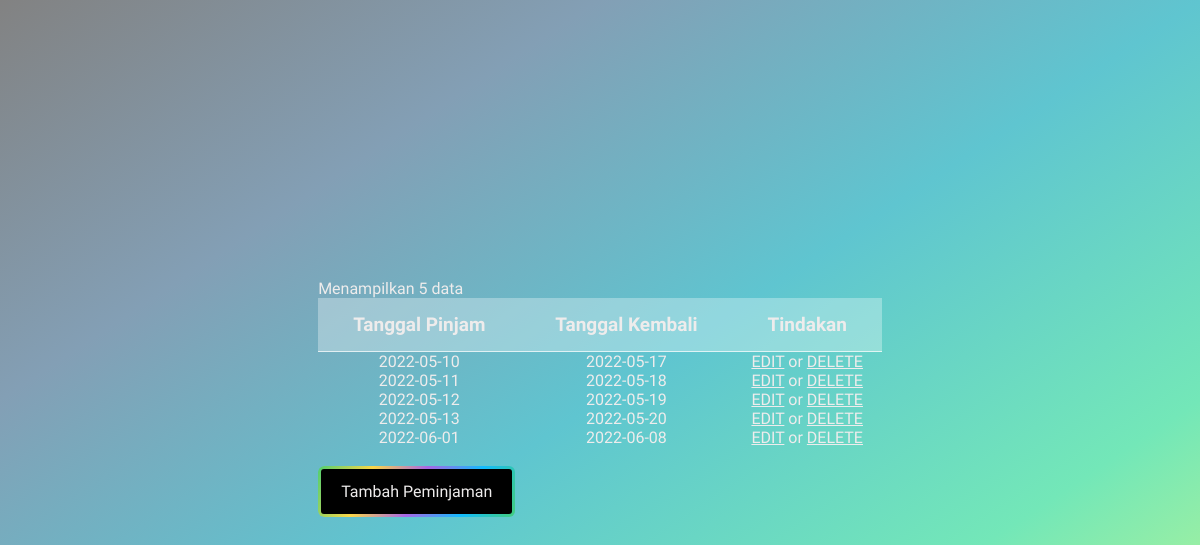
The app's page /Peminjaman.php with its own data.
### tables this page shows
CREATE TABLE `peminjaman` (
  `id_peminjaman` int(11) NOT NULL,
  `tgl_pinjam` date NOT NULL,
  `tgl_kembali` date NOT NULL
);

### Koneksi.php (called while the page is built)
<?php
function connect()
{
    try {
        $pdo_connect = new PDO(
            'mysql:host=localhost;dbname=prak501',
            'root',
            '',
            array(PDO::ATTR_ERRMODE, PDO::ERRMODE_EXCEPTION, PDO::ATTR_PERSISTENT => true)
        );
    } catch (PDOException $exc) {
        print "Error on PDO/Koneksi.php" . $exc->getMessage() . "<br/>";
        die();
    }
    return $pdo_connect;
}

### Model.php (the view, shortened to what this page needs)
<?php
require("./Koneksi.php");
function showData($tabel){
    $statement = connect()->prepare("SELECT * FROM $tabel");
    $statement->execute();
    $returns = $statement->fetchAll();
    if (!empty($returns)) {
        if ($tabel == "buku") {
            foreach ($returns as $row) {
                echo "<tr>";
                echo "<td>" . $row['judul_buku'] . "</td>";
                echo "<td>" . $row['penulis'] . "</td>";
                echo "<td>" . $row['penerbit'] . "</td>";
                echo "<td>" . $row["tahun_terbit"] . "</td>";
                echo "<td>";
                echo "<a href='FormBuku.php?id_buku=" . $row['id_buku'] . "' color=\"green\">EDIT</a>";
                echo " or ";
                echo "<a href='Buku.php?id_buku=" . $row['id_buku'] . "' onclick=\"return confirm('Are you sure to delete this data?')\" color=\"red\">DELETE</a>";
                echo "</td>";
                echo "</tr>";
            }
            echo "Menampilkan ".count($returns)." data";
        }
        elseif ($tabel == "peminjaman") {
            foreach ($returns as $row) {
                echo "<tr>";
                echo "<td>" . $row["tgl_pinjam"] . "</td>";
                echo "<td>" . $row["tgl_kembali"] . "</td>";
                echo "<td>";
                echo "<a href='FormPeminjaman.php?id_peminjaman=" . $row['id_peminjaman'] . "' color=\"green\">EDIT</a>";
                echo " or ";
                echo "<a href='Peminjaman.php?id_peminjaman=" . $row['id_peminjaman'] . "' onclick=\"return confirm('Are you sure to delete this data?')\" color=\"red\">DELETE</a>";
                echo "</td>";
                echo "</tr>";
            }
        }
    }
}

### Peminjaman.php (shortened to what this page needs)
<?php
require('./Model.php');
?>
<!DOCTYPE html>
<html lang="en">
<head>
</head>
<body>
<div class="table-section">
    <table id="table">
        <tr class="header-row">
            <th class="header-item items">Tanggal Pinjam</th>
            <th class="header-item items">Tanggal Kembali</th>
            <th class="header-item items">Tindakan</th>
        </tr>
        <?= showData("peminjaman") ?>
    </table>
    <br><a href="FormPeminjaman.php" class="button"><span>Tambah Peminjaman</span></a>
</div>
</body>
</html>

### Peminjaman.php (style rules this page uses)
.button { display: inline-block; text-decoration: none; color: #fff; padding: 3px; border-radius: 6px; position: relative; overflow: hidden; }
.button::before { content: ""; position: absolute; top: 0; left: 0; width: 200%; height: 100%; background: linear-gradient(115deg, #4fcf70, #fad648, #a767e5, #12bcfe, #44ce7b); background-size: 50% 100%; border-radius: inherit; }
.button span { display: block; background-color: #000; padding: 13px 20px; border-radius: 3px; position: relative; z-index: 2; }
* { padding: 0; margin: 0; box-sizing: border-box; font-family: 'Patrick Hand', cursive; color: rgb(238, 236, 236); }
body { width: 100%; height: 100vh; background-image: linear-gradient(to right bottom, #828282, #839fb5, #5fc5d0, #73e7b8, #d6fb84); display: flex; align-items: center; justify-content: space-around; flex-direction: column; }
#table { text-align: center; border-collapse: collapse; }
.items { padding: 15px 35px; font-size: 19px; border-bottom: 1px solid rgba(255, 255, 255, 0.7); }
.header-row { background-color: rgba(255, 255, 255, 0.31); }

### records on screen
peminjaman: tgl_pinjam "2022-05-10", tgl_kembali "2022-05-17"
peminjaman: tgl_pinjam "2022-05-11", tgl_kembali "2022-05-18"
peminjaman: tgl_pinjam "2022-05-12", tgl_kembali "2022-05-19"
peminjaman: tgl_pinjam "2022-05-13", tgl_kembali "2022-05-20"
peminjaman: tgl_pinjam "2022-06-01", tgl_kembali "2022-06-08"
